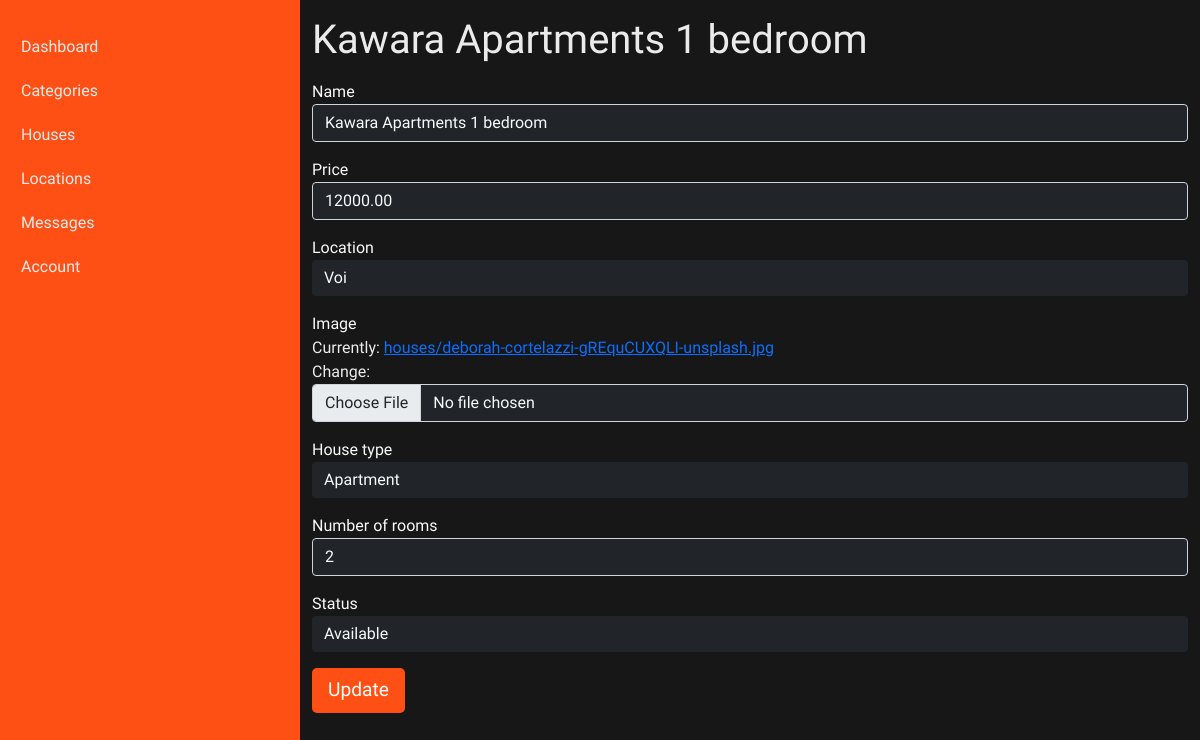
The app's page /staff/locations/houses/1/1 with its own data.
### staff/models.py (models this page shows, shortened)
class House(models.Model):
    AVAILABLE = 1
    UNAVAILABLE =2
    STATUS_CHOICES = (
        (AVAILABLE, "Available"),
        (UNAVAILABLE, "Unavailable")
    )
    name=models.CharField(max_length=100)
    price=models.DecimalField(decimal_places=2, max_digits=15)
    location=models.ForeignKey(Location, on_delete=models.PROTECT)
    image = models.ImageField(upload_to='houses')
    house_type = models.ForeignKey(HouseType, on_delete=models.PROTECT)
    number_of_rooms=models.IntegerField()
    status=models.IntegerField(choices=STATUS_CHOICES)

### staff/views.py (the view)
# urls.py: path('locations/houses/<location_id>/<house_id>', house, name="house"),
def house(request, location_id, house_id):
    house = House.objects.filter(id=house_id).first()
    form = HouseForm(instance=house)
    if request.method == "POST":
        print(request.POST)
        if dict(request.POST) != model_to_dict(house):
            form = HouseForm(request.POST, request.FILES, instance=house)
            if form.is_valid:
                form.save()
    context = {
        "house": house,
        "form": form
    }
    return render(request, "staff/house.html", context)

### staff/forms.py
class HouseForm(ModelForm):
    class Meta:
        model=House
        fields= '__all__'  #['name', 'location']

### staff/models.py (called while the page is built)
    def __str__(self):
        return self.name

    def __str__(self):
        return self.name

### templates/staff/house.html (shortened to what this page needs)
{% extends 'layouts/staff_base.html' %}
{% load static %}
{% load widget_tweaks %}
{% block content %}
    <div class="container">
        <h1 class="mt-3">{{ house.name }}</h1>
    <form action="{% url 'staff:house'  house.location.id house.id  %}" method="POST" enctype="multipart/form-data" class="mt-3">
        {% include 'components/form.html' %}
        <button class="btn-custom-secondary" type="submit">Update</button>
    </form>
    </div>
{% endblock %}

### templates/components/form.html (shortened to what this page needs)
{% load static %}
{% load widget_tweaks %}
{% for input in form %}
    <div class="form-group">
        <label class="font-weight-bold text-light">{{ input.label }} {% if field.required %}<span class="text-danger">*</span>{% endif %}</label>
        <p>{{ input|add_class:'form-control bg-dark text-light' }}</p>
    </div>
{% endfor %}

### customer/static/css/style.css (style rules this page uses)
:root { --primary-color: rgb(23, 23, 23); --secondary-color: #FE4F14; --secondary-color-brighter:#E26137; --primary-variant: #EBEBEB; --secondary-variant: rgb(0, 20, 44); --secondary-variant-brighter: rgb(11, 35, 65); --default-font: 'Ubuntu', sans-serif; --variant-font: 'PT Sans', sans-serif; --heading-weight: 900; --title-weight:700; --smaller-title-weight:500; }
* { margin:0; padding:0; box-sizing: border-box; font-family: var(--default-font); border-style: none; }
body { background-color: var(--primary-color) !important; color: var(--primary-variant) !important; min-height: 100vh; }
nav ul li a, .btn-custom-secondary { font-size: 1.2rem; }
.btn-custom-secondary, .btn-custom-secondary-variant { padding: 8px 16px; border-radius: 5px; text-decoration: none; color:white; font-size: 1.2rem; text-align: center; border:none; }
.btn-custom-secondary { background-color: var(--secondary-color); }
select { border: none !important; }

### customer/static/css/dashboard.css (style rules this page uses)
:root { --primary-color: rgb(23, 23, 23); --secondary-color: #FE4F14; --secondary-color-brighter:#E26137; --secondary-color-darker: #a2300a; --primary-variant: #EBEBEB; --secondary-variant: rgb(0, 20, 44); --secondary-variant-brighter: rgb(11, 35, 65); --default-font: 'Ubuntu', sans-serif; --variant-font: 'PT Sans', sans-serif; --heading-weight: 900; --title-weight:700; --smaller-title-weight:500; }
* { margin:0; padding:0; box-sizing: border-box; font-family: var(--default-font); border-style: none; }

### records on screen
House: name "Kawara Apartments 1 bedroom", form "Kawara Apartments 1 bedroom" "12000.00" "Voi" "Apartment" "2" "Available"

### other values on screen
{{ input.label }} "Name" "Price" "Location" "Image" "House type" "Number of rooms" "Status"
